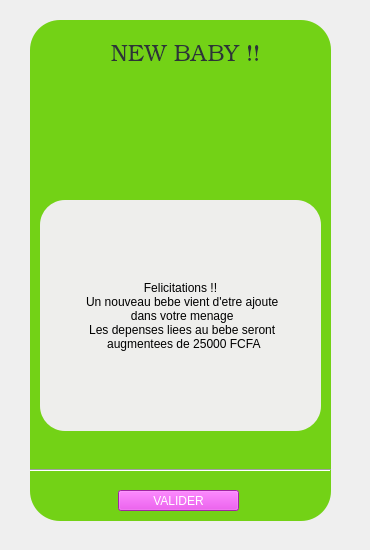
       <widget class="QWidget" name="interface_nouveau_bebe">
        <widget class="QPlainTextEdit" name="affichage_carte_2">
         <property name="geometry">
          <rect>
           <x>30</x>
           <y>20</y>
           <width>301</width>
           <height>501</height>
          </rect>
         </property>
         <property name="styleSheet">
          <string notr="true">background-color: rgb(115, 210, 22);
border-radius:30px;</string>
         </property>
         <property name="backgroundVisible">
          <bool>false</bool>
         </property>
         <property name="centerOnScroll">
          <bool>true</bool>
         </property>
        </widget>
        <widget class="QLabel" name="info_bebe">
         <property name="geometry">
          <rect>
           <x>40</x>
           <y>200</y>
           <width>281</width>
           <height>231</height>
          </rect>
         </property>
         <property name="styleSheet">
          <string notr="true">background-color: rgb(238, 238, 236);
border-radius:25px;</string>
         </property>
         <property name="text">
          <string>Felicitations !! 
 Un nouveau bebe vient d'etre ajoute 
 dans votre menage 
 Les depenses liees au bebe seront 
  augmentees de 25000 FCFA</string>
         </property>
         <property name="alignment">
          <set>Qt::AlignCenter</set>
         </property>
        </widget>
        <widget class="QLabel" name="photo_bebe">
         <property name="geometry">
          <rect>
           <x>110</x>
           <y>80</y>
           <width>161</width>
           <height>111</height>
          </rect>
         </property>
         <property name="styleSheet">
          <string notr="true">border-image: url(:/images/bebe.jpg);</string>
         </property>
         <property name="text">
          <string/>
         </property>
        </widget>
        <widget class="QPushButton" name="valider_le_bebe">
         <property name="geometry">
          <rect>
           <x>118</x>
           <y>490</y>
           <width>121</width>
           <height>21</height>
          </rect>
         </property>
         <property name="styleSheet">
          <string notr="true">font: 13pt &quot;Ubuntu&quot;;
color: white;
background-color: rgb(224, 52, 226);</string>
         </property>
         <property name="text">
          <string>VALIDER</string>
         </property>
        </widget>
        <widget class="QLabel" name="titre_bebe">
         <property name="geometry">
          <rect>
           <x>60</x>
           <y>40</y>
           <width>251</width>
           <height>31</height>
          </rect>
         </property>
         <property name="font">
          <font>
           <family>URW Bookman L</family>
           <pointsize>17</pointsize>
           <weight>9</weight>
           <italic>false</italic>
           <bold>false</bold>
          </font>
         </property>
         <property name="styleSheet">
          <string notr="true">color: rgb(46, 52, 54);
background-image: url(:/images/backg.jpg);
font: 75 17pt &quot;URW Bookman L&quot;;
border-radius:8px;</string>
         </property>
         <property name="text">
          <string>NEW BABY !!</string>
         </property>
         <property name="alignment">
          <set>Qt::AlignCenter</set>
         </property>
        </widget>
        <widget class="Line" name="line_3">
         <property name="geometry">
          <rect>
           <x>30</x>
           <y>460</y>
           <width>301</width>
           <height>20</height>
          </rect>
         </property>
         <property name="orientation">
          <enum>Qt::Horizontal</enum>
         </property>
        </widget>
        <widget class="QLabel" name="label_26">
         <property name="geometry">
          <rect>
           <x>0</x>
           <y>0</y>
           <width>361</width>
           <height>541</height>
          </rect>
         </property>
         <property name="styleSheet">
          <string notr="true">background-image: url(:/images/backg.jpg);</string>
         </property>
         <property name="text">
          <string/>
         </property>
        </widget>
        <zorder>label_26</zorder>
        <zorder>affichage_carte_2</zorder>
        <zorder>info_bebe</zorder>
        <zorder>photo_bebe</zorder>
        <zorder>valider_le_bebe</zorder>
        <zorder>titre_bebe</zorder>
        <zorder>line_3</zorder>
       </widget>
